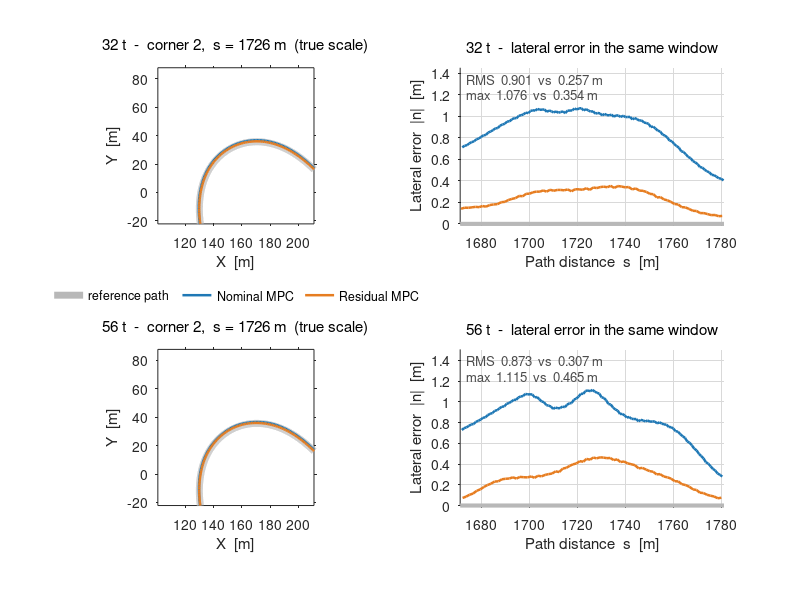

The MATLAB script that drew this image:
% 급코너에서의 참조 경로 vs 주행 궤적 - nominal MPC / residual MPC, 32 t 와 56 t
%
% 트랙 한 바퀴가 2,546 m 인데 횡오차는 최대 1.1 m 라 전체 트랙을 그리면 세 선이
% 겹쳐 보인다. 그래서 곡률이 가장 큰 코너만 확대해 비교한다.
%
%   왼쪽 칸  전역 좌표 (X, Y) - 실제 스케일. 경로를 어떻게 도는지 보인다.
%   오른쪽 칸 횡오차 |n| vs 경로거리 s - 차이가 정량적으로 읽힌다.
%
% 실제 스케일에서 1 m 편차는 110 m 창의 1% 라 왼쪽 칸에서도 크게 보이지 않는다.
% **차이를 읽는 칸은 오른쪽이다.** 왼쪽은 코너 형상과 주행 라인을 보여준다.
%
% CORNER 로 두 코너 중 하나를 고른다. 코너 2 (s=1726 m) 에서 차이가 가장 크다.
%
% 주행: Q_n=1e-4, v=10, Hockenheim 건조.
%       잔차 주행은 solve 109 ms 시절이라 실제 제어율이 6.5 Hz 다 (nominal 10 Hz).
%
% 데이터: fig_track_compare.mat  (results/track_compare.py 가 생성)
% 실행:   results/matlab/ 폴더 안에서 `plot_track_compare`
% 요구:   base MATLAB 만 (툴박스 불필요). R2013a 이상.

clear; close all
load('fig_track_compare.mat')

CORNER = 2;        % 1 = s 1232 m,  2 = s 1726 m (차이가 가장 큰 코너)
HALF   = zoom_half;

REF  = [0.72 0.72 0.72];
NOM  = [0.12 0.47 0.71];
RES  = [0.90 0.49 0.13];

nM = numel(mass);
zs = zoom_s(CORNER);
cx = zoom_xy(CORNER,1);  cy = zoom_xy(CORNER,2);

%% ---- 수치 표 (명령창) ----
fprintf('\n=== Corner window comparison (window = s %.0f +- %.0f m) ===\n', zs, HALF);
fprintf('%7s %5s %14s %12s %12s\n','corner','mass','controller','RMS |n| [m]','max |n| [m]');
for z = 1:numel(zoom_s)
    for i = 1:nM
        for k = 1:2
            fprintf('%7d %4dt %14s %12.3f %12.3f\n', z, mass(i), variant{k}, ...
                    corner_stat(i,k,z,1), corner_stat(i,k,z,2));
        end
    end
end
fprintf(['\nWhole-lap corner RMS (|kappa| >= 0.02): ' ...
         'nominal %.3f / %.3f,  residual %.3f / %.3f  (32t / 56t)\n'], ...
        met(1,1,2), met(2,1,2), met(1,2,2), met(2,2,2));
fprintf('Residual runs were at 6.5 Hz (pre solver fix), nominal at 10 Hz.\n\n');

%% ---- 그림: 행 = 적재, 열 = [XY 확대, |n| vs s] ----
figure('Color','w','Position',[60 60 1080 700])
for i = 1:nM
    xn = traj_x{i,1};  yn = traj_y{i,1};   sn = traj_s{i,1};  nn = traj_n{i,1};
    xr = traj_x{i,2};  yr = traj_y{i,2};   sr = traj_s{i,2};  nr = traj_n{i,2};

    % --- (좌) 전역 좌표 확대 ---
    subplot(nM,2,(i-1)*2+1); hold on; box on
    set(gca,'FontSize',10,'TickDir','out')
    p0 = plot(ref_x, ref_y, '-', 'Color', REF, 'LineWidth', 5);
    p1 = plot(xn, yn, '-', 'Color', NOM, 'LineWidth', 1.8);
    p2 = plot(xr, yr, '-', 'Color', RES, 'LineWidth', 1.8);
    axis equal
    xlim([cx-HALF cx+HALF]); ylim([cy-HALF cy+HALF]);
    if i == 1
        legend([p0 p1 p2], {'reference path','Nominal MPC','Residual MPC'}, ...
               'Location','southoutside','Orientation','horizontal', ...
               'Box','off','FontSize',9);
    end
    xlabel('X  [m]'); ylabel('Y  [m]')
    title(sprintf('%d t  -  corner %d,  s = %.0f m  (true scale)', ...
          mass(i), CORNER, zs), 'FontSize',11,'FontWeight','normal')

    % --- (우) 횡오차 |n| vs s ---
    subplot(nM,2,(i-1)*2+2); hold on; box off
    set(gca,'FontSize',10,'TickDir','out','XGrid','on','YGrid','on', ...
            'GridColor',[.85 .85 .85],'GridAlpha',1,'Layer','bottom')
    wn = abs(sn - zs) <= HALF;   wr = abs(sr - zs) <= HALF;
    plot([zs-HALF zs+HALF], [0 0], '-', 'Color', REF, 'LineWidth', 3);
    plot(sn(wn), abs(nn(wn)), '-', 'Color', NOM, 'LineWidth', 1.8);
    plot(sr(wr), abs(nr(wr)), '-', 'Color', RES, 'LineWidth', 1.8);
    % nn/nr 은 셀에서 행 벡터로 나오고 창 안 점 개수도 서로 달라, 세로로 붙이면
    % 차원 불일치가 난다. 각자 최대값을 먼저 구해 스칼라끼리 비교한다.
    ymax = max([max(abs(nn(wn))), max(abs(nr(wr)))]) * 1.35;
    if isempty(ymax) || ~isfinite(ymax) || ymax <= 0
        ymax = 1;                      % 창 안에 점이 없을 때의 안전값
    end
    text(zs-HALF*0.95, ymax*0.93, ...
         sprintf('RMS  %.3f  vs  %.3f m', corner_stat(i,1,CORNER,1), ...
                 corner_stat(i,2,CORNER,1)), 'FontSize',9.5,'Color',[0.3 0.3 0.3]);
    text(zs-HALF*0.95, ymax*0.83, ...
         sprintf('max  %.3f  vs  %.3f m', corner_stat(i,1,CORNER,2), ...
                 corner_stat(i,2,CORNER,2)), 'FontSize',9.5,'Color',[0.3 0.3 0.3]);
    xlim([zs-HALF zs+HALF]); ylim([0 ymax])
    xlabel('Path distance  s  [m]'); ylabel('Lateral error  |n|  [m]')
    title(sprintf('%d t  -  lateral error in the same window', mass(i)), ...
          'FontSize',11,'FontWeight','normal')
end
